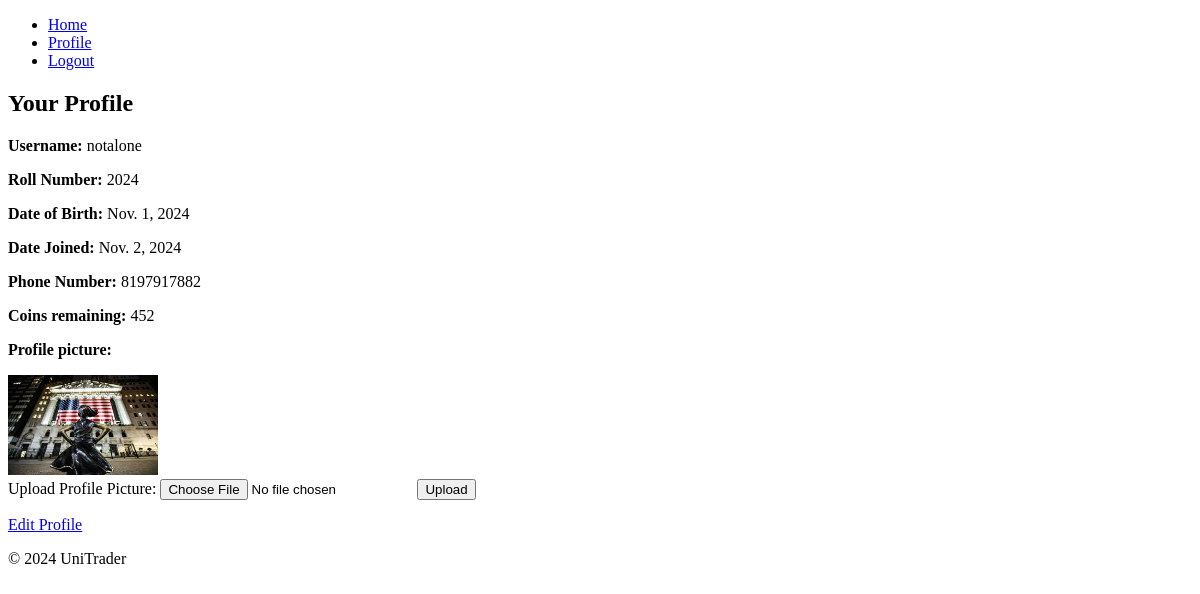
Before: /profile/ (signed in) with the older database file.
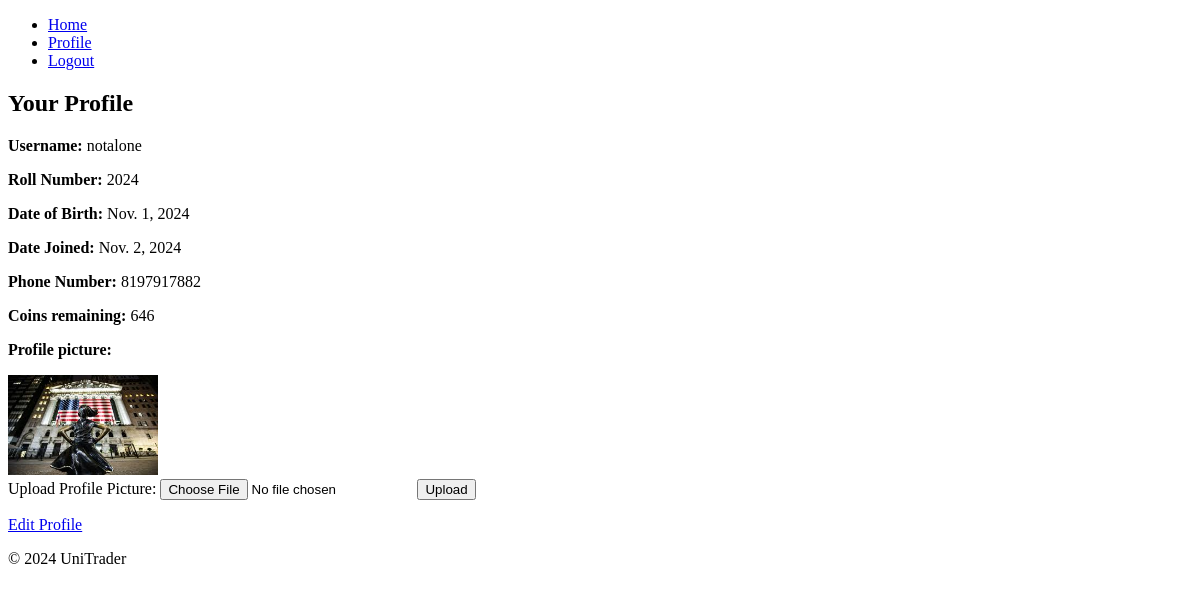
After: the same page with the newer database file.
### unitrader/models.py (models this page shows, shortened)
class Profile(models.Model):
    user = models.OneToOneField(User, on_delete=models.CASCADE)
    roll_number = models.CharField(max_length=20, unique=True)
    date_of_birth = models.DateField()
    age = models.IntegerField()
    date_joined = models.DateField(auto_now_add=True)
    ph_number = models.CharField(max_length=15)
    coins = models.IntegerField(default=500)
    profile_picture = models.ImageField(upload_to='profile_pics/', blank=True, null=True)

### unitrader/views.py (the view, shortened to what this page needs)
# urls.py: path('profile/', views.profile, name='profile'),
@login_required
def profile(request):
    profile = request.user.profile  # Get the user's profile
    return render(request, "unitrader/profile.html", {"profile": profile})

### templates/unitrader/profile.html (shortened to what this page needs)
{% extends "unitrader/base.html" %}
{% block content %}
<h2>Your Profile</h2>
<p><strong>Username:</strong> {{ user.username }}</p>
<p><strong>Roll Number:</strong> {{ profile.roll_number }}</p>
<p><strong>Date of Birth:</strong> {{ profile.date_of_birth }}</p>
<p><strong>Date Joined:</strong> {{ profile.date_joined }}</p>
<p><strong>Phone Number:</strong> {{ profile.ph_number }}</p>
<p><strong>Coins remaining:</strong> {{ profile.coins }}</p>
{% if profile.profile_picture %}
    <p><strong>Profile picture:</strong></p>
    <img src="{{ profile.profile_picture.url }}" alt="Profile Picture" style="max-width: 150px; max-height: 150px;">
{% else %}
    <p>No profile picture uploaded.</p>
{% endif %}
<form method="POST" enctype="multipart/form-data">
    <label for="profile_picture">Upload Profile Picture:</label>
    <input type="file" id="profile_picture" name="profile_picture" accept="image/*">
    <button type="submit">Upload</button>
</form>
<p><a href="{% url 'edit_profile' %}">Edit Profile</a></p>
{% endblock %}

Changed rows visible on the page:
changed Profile: coins "452" → "646"
